Frame 1 (no input): blank canvas, image omitted
Frame 60 (the mouse pressed at the canvas centre just before this capture): blank canvas, image omitted
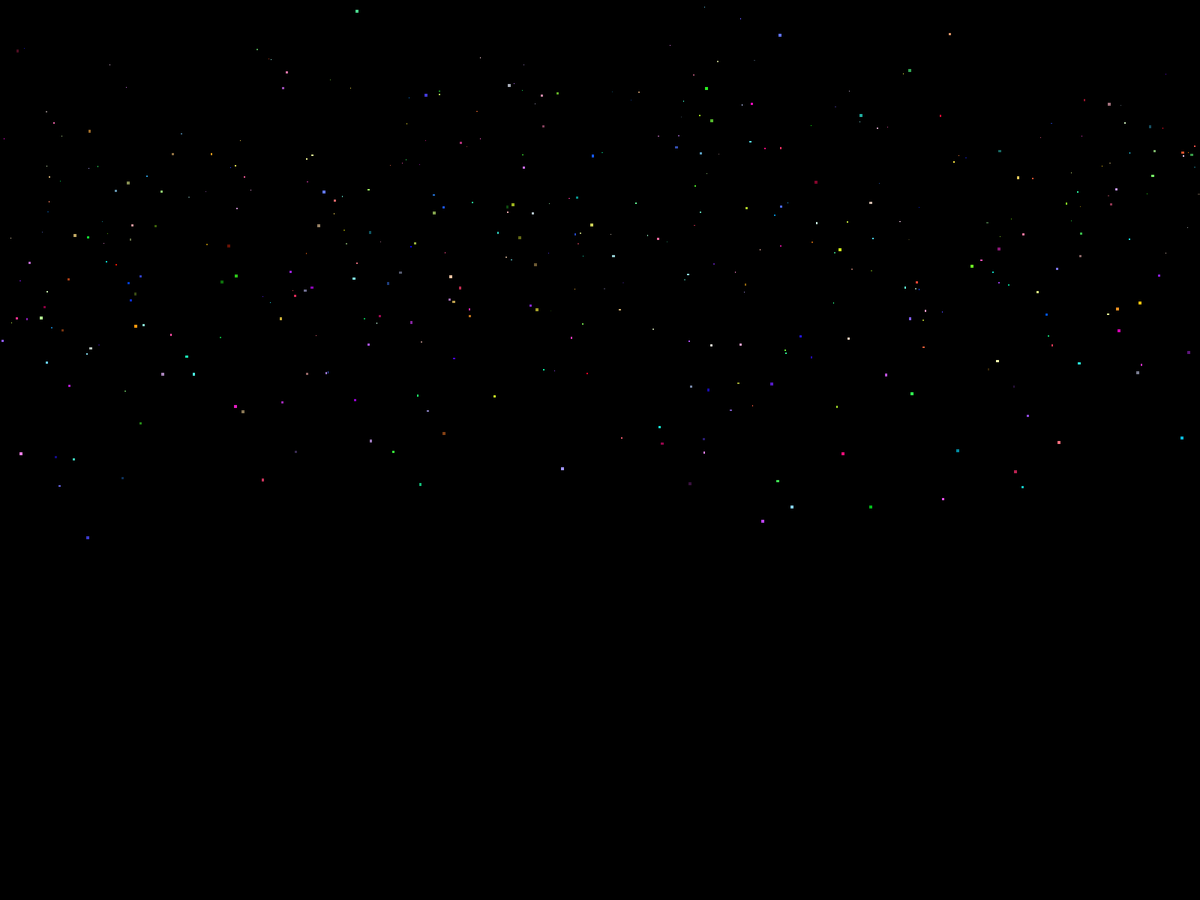
Frame 120 (the mouse held since frame 60 and released just before this capture)

The Processing sketch whose frames 1 and 60 were blank and that drew this single picture after the mouse press (run headless with seeded random() and noise(); from frame 60 on, the mouse is pressed at the canvas centre):

// Processing sketch: stars2
// ── stars2.pde
//Star[] stars;
ArrayList <Star> stars;

void setup() {
  fullScreen();
  
  //initialize the star array (tells the length of the array)
  stars = new ArrayList<Star>();
}

void draw() {
  background(0);
  for (int i=0; i < 4; i++) stars.add(new Star());
    
  //draw the stars
  int i = 0;
  while (i < stars.size()) {
    Star s = stars.get(i);
    s.act();
    s.show();
    
    //removing stars and others
    if (s.isDead()) stars.remove(i);
    else i++;
  }
}
 

// ── star.pde
/*
class Ball {
  //instance variables (what does the object needs to know inorder to perform its function)
  
  
  //constructor (give the initial value for the instance variables)
  
  
  //behavior functions (all the things the object can do)
  
}
*/

class Star {
  //instance variables
  float x, y;
  float vx, vy;
  float size;
  color c;
  
  //constructors
  Star() {
    x = random(0,width);
    y = random(0,height/5);
    size = random(1,5);
    vx = 0;
    vy = size;
    c = color(random(0,255),random(0,255),random(0,255));
  }
  
  //behavior functions
  void act() {
    x = x + vx;
    y = y + vy;
  }
  
  void show() {
    fill(c);
    square(x,y,size);      
  }
 
  boolean isDead() { 
    if (y == height) return true; 
    else return false;
  }
}
